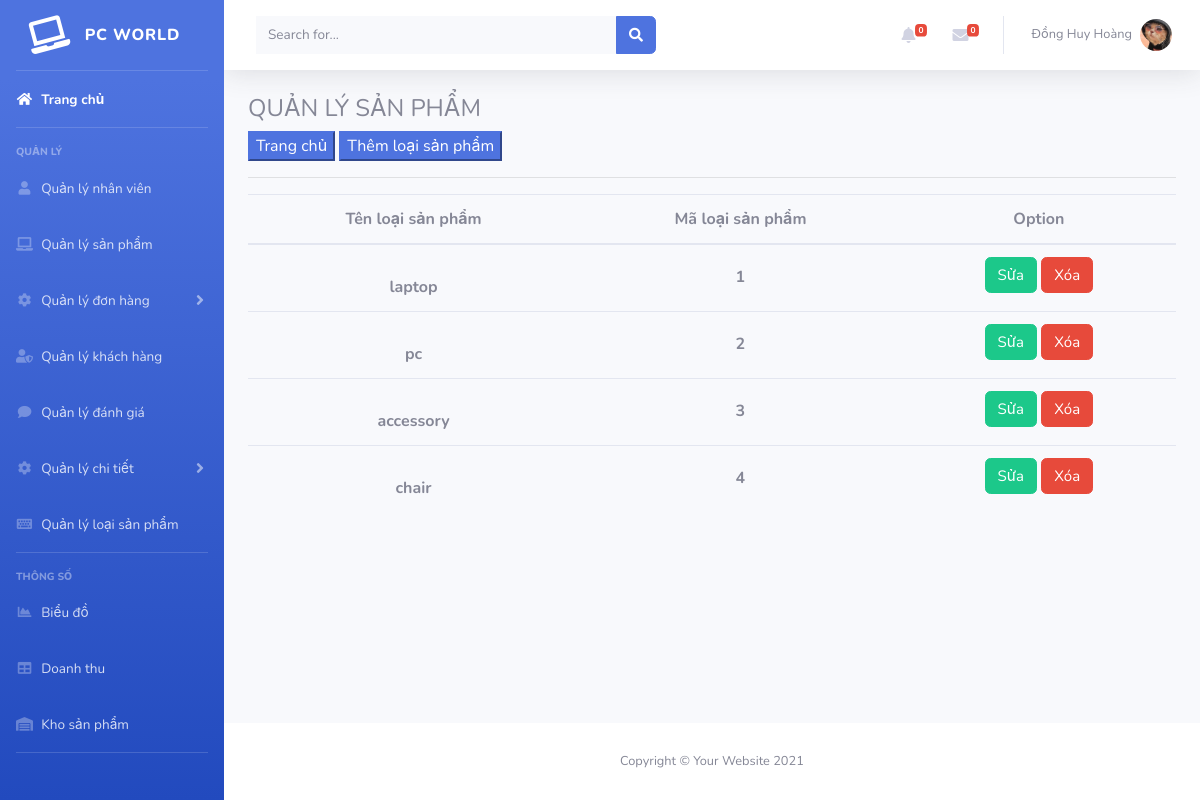
The page /?controller=type (signed in) on the database its author committed.
### tables this page shows
CREATE TABLE `admin_staff` (
  `id` int(11) NOT NULL,
  `name_staff` varchar(30) DEFAULT NULL,
  `user_staff` varchar(30) DEFAULT NULL,
  `password_staff` varchar(16) DEFAULT NULL,
  `lv` int(5) DEFAULT NULL,
  `creat_at` timestamp NOT NULL DEFAULT current_timestamp(),
  `img_avatar` varchar(25) DEFAULT NULL
);

CREATE TABLE `catalog` (
  `name` varchar(30) DEFAULT NULL,
  `catalog_id` int(11) NOT NULL,
  `creat_at` timestamp NOT NULL DEFAULT current_timestamp()
);

### c/c_type.php (called while the page is built, shortened)
<?php
    if(isset($_SESSION['ss_admin'])){
        $count_noti = $db->count('order_main', array('status'=>0));
        $count_mess = $db->count('rating', array('status'=>0));
        $user = $db->get('admin_staff', array('id'=>$_SESSION['ss_admin']));
        $data_type = $db->get('catalog', array());
    }
    require_once('./v/v_type_product.php');
?>

### m/m_database.php (called while the page is built, shortened)
<?php
class database{
protected $conn = null;
protected $host = 'localhost:3306';
protected $user = 'root';
protected $pass = '';
protected $name = 'worldpc';
	public function connect(){
		$this->conn = new mysqli($this->host, $this->user, $this->pass, $this->name);
	}
	public function get($table, $condition = array()){
		$sql = "SELECT * FROM $table";
		if(!empty($condition)){
			$sql.=" WHERE";
			foreach ($condition as $key => $value) {
				$sql.= " $key = '$value' AND";
			}
			$sql = trim($sql, "AND"); }
		$query = mysqli_query($this->conn,$sql);
		$result = array();
		if($query){
			while($row = mysqli_fetch_assoc($query)){
				$result[] = $row;
			}
		}
		return $result;
	}
	public function count($table, $condition=array()){
		$sql = " SELECT COUNT(";
		if(!empty($condition)){
		$sql.="IF( ";
		foreach($condition as $key => $value){
			$sql .="$key = '$value', 1, NULL)) 'count',";
		}
		$sql = trim($sql,',');
	}
		$sql .= " FROM $table";
		$query = mysqli_query($this->conn,$sql);
		return $query;
	}
}
?>

### v/v_type_product.php (the view, shortened to what this page needs)
<?php
include('includes/header.php');
include('includes/navbar.php');
?>
<div id="content-wrapper" class="d-flex flex-column">
    <div id="content">
        <nav class="navbar navbar-expand navbar-light bg-white topbar mb-4 static-top shadow">
            <form method="get" action="?controller=search" class="d-none d-sm-inline-block form-inline mr-auto ml-md-3 my-2 my-md-0 mw-100 navbar-search">
                <div class="input-group">
                    <input type="search" name="keyword" value="<?php echo (isset($_GET['keyword'])) ? $_GET['keyword'] : '' ?>" class="form-control bg-light border-0 small" placeholder="Search for..." aria-label="Search" aria-describedby="basic-addon2">
                    <div class="input-group-append">
                        <button class="btn btn-primary" type="submit">
                            <i class="fas fa-search fa-sm"></i>
                        </button>
                    </div>
                </div>
            </form>
            <ul class="navbar-nav ml-auto">
                <li class="nav-item dropdown no-arrow mx-1">
                    <a class="nav-link dropdown-toggle" href="#" id="alertsDropdown" role="button" data-toggle="dropdown" aria-haspopup="true" aria-expanded="false">
                        <i class="fas fa-bell fa-fw"></i>
                        <?php foreach ($count_noti as $key => $value) { ?>
                            <span class="badge badge-danger badge-counter"><?php echo $value['count'] ?></span>
                        <?php } ?>
                    </a>
                </li>
                <li class="nav-item dropdown no-arrow mx-1">
                    <a class="nav-link dropdown-toggle" href="#" id="messagesDropdown" role="button" data-toggle="dropdown" aria-haspopup="true" aria-expanded="false">
                        <i class="fas fa-envelope fa-fw"></i>
                        <?php foreach ($count_mess as $key => $value) { ?>
                            <span class="badge badge-danger badge-counter"><?php echo $value['count'] ?></span>
                        <?php } ?>
                    </a>
                </li>
                <li class="nav-item dropdown no-arrow">
                    <a class="nav-link dropdown-toggle" href="#" id="userDropdown" role="button" data-toggle="dropdown" aria-haspopup="true" aria-expanded="false">
                        <span class="mr-2 d-none d-lg-inline text-gray-600 small"><?php echo $user[0]['name_staff'] ?></span>
                        <img class="img-profile rounded-circle" src="<?php echo $user[0]['img_avatar'] ?>">
                    </a>
                </li>
            </ul>
        </nav>
        <div class="container-fluid">
            <div>
                <h4>QUẢN LÝ SẢN PHẨM</h4>
                <div>
                    <button class="btn-primary"><a href="?controller=index" style="text-decoration: none; color:#fff;">Trang chủ</a></button>
                    <button class="btn-primary" data-toggle="modal" data-target="#exampleModal">Thêm loại sản phẩm</button>
                </div>
            </div>
            <hr>
            <form action="">
                <table class="table table-white">
                    <thead>
                        <tr style="text-align: center;">
                            <th scope="col">Tên loại sản phẩm</th>
                            <th scope="col">Mã loại sản phẩm</th>
                            <th scope="col">Option</th>
                        </tr>
                    </thead>
                    <tbody>
                        <?php foreach ($data_type as $key => $value) { ?>
                            <tr style="text-align: center;">
                                <th style="padding-top: 30px;"><?php echo $value['name'] ?></th>
                                <th style="padding-top: 20px;"><?php echo $value['catalog_id'] ?></th>
                                <td>
                                    <a href="?controller=handle_type&method=edit&catalog_id=<?php echo $value['catalog_id'] ?>" class="btn btn-success" style="font-size: 15px;">Sửa</a>
                                    <a href="?controller=handle_type&method=del&catalog_id=<?php echo $value['catalog_id'] ?>" class="btn btn-danger" name="" style="font-size: 15px;">Xóa</a>
                                </td>
                            </tr>
                        <?php } ?>
                    </tbody>
                </table>
            </form>
        </div>
    </div>
    <?php
    include('includes/footer.php');
    ?>

### rows shown on the page
admin_staff: name_staff "Đồng Huy Hoàng", img_avatar (picture)
catalog: name "laptop", catalog_id "1"
catalog: name "pc", catalog_id "2"
catalog: name "accessory", catalog_id "3"
catalog: name "chair", catalog_id "4"

### other values the page prints
$value['count'] "0"
